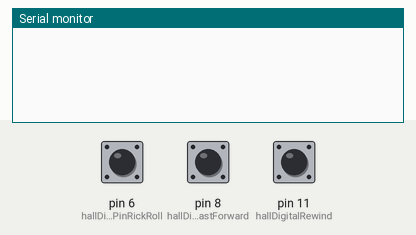
Recording of a sketch running on a simulated Arduino Uno, built with avr-gcc and run on an emulated ATmega328P. On the bench: the last lines printed to the serial monitor. Inputs (shaded band) come from the test bench; at power-on: pin 6 (hallDigitalPinRickRoll) HIGH, pin 8 (hallDigitalFastForward) HIGH, pin 11 (hallDigitalRewind) HIGH.

Above: at 1.2 s.
1.3 s: pin 6 (hallDigitalPinRickRoll) pulled LOW for 0.15 s
At 2.5 s:
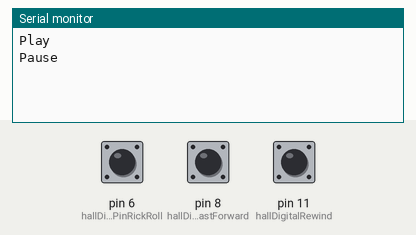
3.0 s: pin 8 (hallDigitalFastForward) pulled LOW for 0.15 s
At 3.9 s:
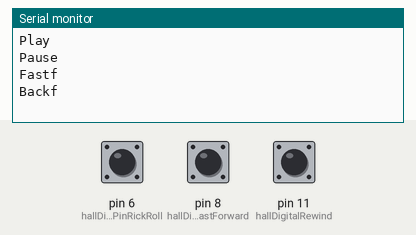
4.7 s: pin 11 (hallDigitalRewind) pulled LOW for 0.15 s
At 6.4 s:
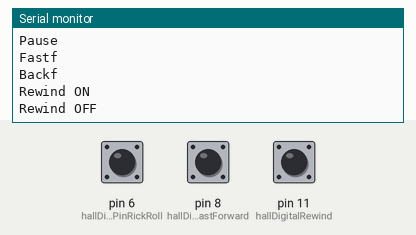

The sketch:

radio.ino
```cpp
//digital sensor setup
const int hallDigitalPinRickRoll = 6;  // rick roll pin / pause
const int hallDigitalFastForward = 8; // fast forward pin
const int hallDigitalRewind = 11; // rewind pin
const int hallDigitalPlay = 2; // play pin

int rewindTrack;
int fastForward;
int playBttn;
int hallDigiRickRoll;

bool isPlayOn = false;

bool isRickRollPlaying = false;
bool isWhatIsLovePlaying = false;
bool fastForwarding = false;
bool rewinding = false;

void setup() {
  pinMode(hallDigitalPinRickRoll, INPUT_PULLUP);
  pinMode(hallDigitalFastForward, INPUT_PULLUP);
  pinMode(hallDigitalPlay, INPUT);
  pinMode(hallDigitalRewind, INPUT_PULLUP);
  Serial.begin(9600);
}

void loop()
{
  if (isPlayOn = true)
  {
    hallDigiRickRoll = digitalRead(hallDigitalPinRickRoll);
    fastForward = digitalRead(hallDigitalFastForward);
    rewindTrack = digitalRead(hallDigitalRewind);

    // Rick roll song
    if (hallDigiRickRoll == LOW && !isRickRollPlaying) {
      Serial.println("Play");
      isRickRollPlaying = true;
      isWhatIsLovePlaying = false;
    } else if (hallDigiRickRoll == HIGH && isRickRollPlaying) {
      Serial.println("Pause");
      isRickRollPlaying = false;
    }

    // Fast forward song
    if (fastForward == LOW && !fastForwarding) {
      Serial.println("Fastf");
      fastForwarding = true;
    } else if (fastForward == HIGH && fastForwarding) {
      Serial.println("Backf");
      fastForwarding = false;
    }

    // Rewind song
    if (rewindTrack == LOW && !rewinding) {
      Serial.println("Rewind ON");
      rewinding = true;
    } else if (rewindTrack == HIGH && rewinding) {
      Serial.println("Rewind OFF");
      rewinding = false;
    }
  }
  else
  {
    playBttn = digitalRead(hallDigitalPlay);

    if (playBttn == LOW)
    {
      Serial.println("Play");
      isPlayOn = true;
    }
  }

  delay(100); // Add a small delay to avoid flooding the serial port
}
```

Measured:
- after the input at 1.3 s, the serial monitor: prints a new line at once (image 1)
- after the input at 3.0 s, the serial monitor: prints a new line at once (image 2)
- after the input at 4.7 s, the serial monitor: prints a new line at once (image 3)
